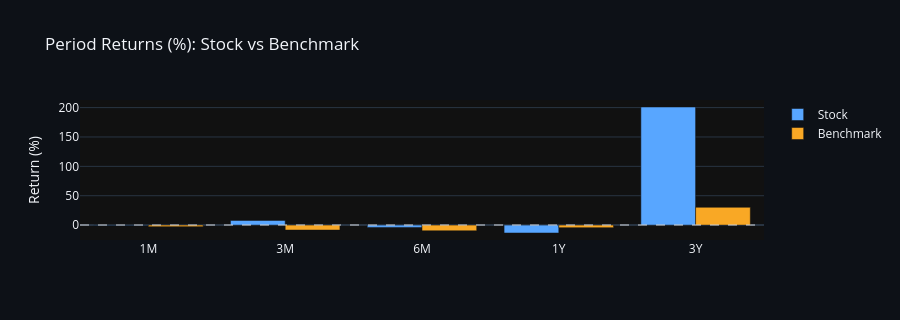

Notebook cell for this chart:
### Code cell
# ── Period Returns vs Benchmark ───────────────────────────────────────────────
periods = {"1M":21, "3M":63, "6M":126, "1Y":252, "3Y":756, "5Y":1260}
stock_ret, bench_ret = {}, {}
c  = hist["Close"]
bc = bench_hist["Close"] if not bench_hist.empty else pd.Series(dtype=float)

for lbl, days in periods.items():
    if len(c) >= days:
        stock_ret[lbl]  = (c.iloc[-1] / c.iloc[-days] - 1) * 100
    if len(bc) >= days:
        bench_ret[lbl] = (bc.iloc[-1] / bc.iloc[-days] - 1) * 100

df_ret = pd.DataFrame({"Stock": stock_ret, "Benchmark": bench_ret}).dropna(how="all")
fig_ret = go.Figure()
for col, color in [("Stock","#58a6ff"), ("Benchmark","#f9a825")]:
    if col in df_ret:
        fig_ret.add_trace(go.Bar(name=col, x=df_ret.index, y=df_ret[col],
                                  marker_color=color))
fig_ret.update_layout(template="plotly_dark", barmode="group", height=320,
                       title="Period Returns (%): Stock vs Benchmark",
                       paper_bgcolor="#0d1117",
                       yaxis_title="Return (%)")
fig_ret.add_hline(y=0, line_color="white", line_dash="dash", opacity=0.4)
fig_ret.show()

print("\n📊 Returns Table")
display(df_ret.round(2).style.format("{:.2f}%")
        .background_gradient(cmap="RdYlGn", axis=None, vmin=-50, vmax=50))

### Figure 1 — Plotly figure (JSON) as saved in the notebook; plotly's stock layout.template omitted (floating-point values rounded to 4 significant figures)
{"data": [{"marker": {"color": "#58a6ff"}, "name": "Stock", "type": "bar", "x": ["1M", "3M", "6M", "1Y", "3Y"], "y": [-0.8067, 8.0, -3.945, -13.42, 201.0]}, {"marker": {"color": "#f9a825"}, "name": "Benchmark", "type": "bar", "x": ["1M", "3M", "6M", "1Y", "3Y"], "y": [-2.605, -8.421, -9.669, -4.315, 30.32]}], "layout": {"barmode": "group", "height": 320, "paper_bgcolor": "#0d1117", "shapes": [{"line": {"color": "white", "dash": "dash"}, "opacity": 0.4, "type": "line", "x0": 0, "x1": 1, "xref": "x domain", "y0": 0, "y1": 0, "yref": "y"}], "title": {"text": "Period Returns (%): Stock vs Benchmark"}, "yaxis": {"title": {"text": "Return (%)"}}}}
